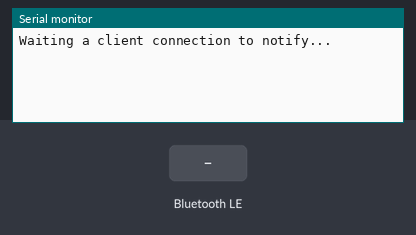
Simulated run of this sketch. Board: ESP32. On the bench: the last lines printed to the serial monitor. The inputs (shaded band) are chosen by the test bench. Nothing arrives over Bluetooth unless stated; a phone connects over Bluetooth LE 3 s after start.

Above: at 1.2 s.
1.3 s: Bluetooth LE write "1" received
At 2.0 s:
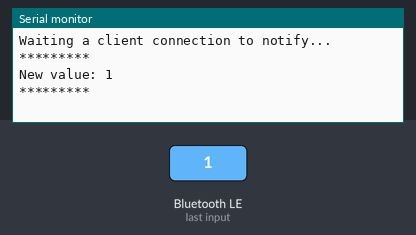
2.8 s: Bluetooth LE write "0" received
At 3.2 s:
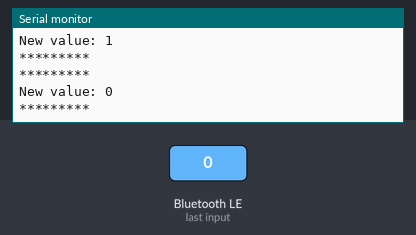
4.3 s: Bluetooth LE write "2" received
At 5.5 s:
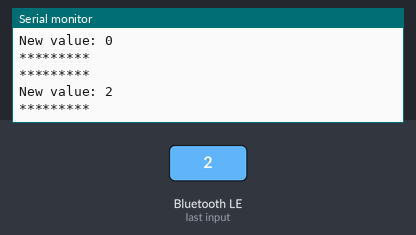

The sketch:

bartender_app.ino
```cpp
/*
    Video: https://www.youtube.com/watch?v=oCMOYS71NIU
    Based on Neil Kolban example for IDF: https://github.com/nkolban/esp32-snippets/blob/master/cpp_utils/tests/BLE%20Tests/SampleNotify.cpp
    Ported to Arduino ESP32 by Evandro Copercini
    updated by chegewara

   Create a BLE server that, once we receive a connection, will send periodic notifications.
   The service advertises itself as: 4fafc201-1fb5-459e-8fcc-c5c9c331914b
   And has a characteristic of: beb5483e-36e1-4688-b7f5-ea07361b26a8

   The design of creating the BLE server is:
   1. Create a BLE Server
   2. Create a BLE Service
   3. Create a BLE Characteristic on the Service
   4. Create a BLE Descriptor on the characteristic
   5. Start the service.
   6. Start advertising.

   A connect hander associated with the server starts a background task that performs notification
   every couple of seconds.
*/
#include <BLEDevice.h>
#include <BLEServer.h>
#include <BLEUtils.h>
#include <BLE2902.h>

BLEServer* pServer = NULL;
BLECharacteristic* pCharacteristic = NULL;
bool deviceConnected = false;
bool oldDeviceConnected = false;
uint32_t value = 30;

// See the following for generating UUIDs:
// https://www.uuidgenerator.net/

#define SERVICE_UUID        "08ec67eb-037a-42fb-8109-055f65968b61"
#define CHARACTERISTIC_UUID "9ad75a91-a408-413c-9f96-ac676716cafd"


class MyServerCallbacks: public BLEServerCallbacks {
    void onConnect(BLEServer* pServer) {
      deviceConnected = true;
      BLEDevice::startAdvertising();
    };

    void onDisconnect(BLEServer* pServer) {
      deviceConnected = false;
    }
};

class MyCharacteristicCallbacks: public BLECharacteristicCallbacks {
    void onWrite(BLECharacteristic *pCharacteristic) {
      std::string value = pCharacteristic->getValue();

      if (value.length() > 0) {
        Serial.println("*********");
        Serial.print("New value: ");
        for (int i = 0; i < value.length(); i++)
          Serial.print(value[i]);

        Serial.println();
        Serial.println("*********");
      }
    }
};


class SubscribeCallbacks: public BLEDescriptorCallbacks {
  public:
    void onWrite(BLEDescriptor* pDescriptor);
} subscribeCallback;


void setup() {
  Serial.begin(115200);

  // Create the BLE Device
  BLEDevice::init("ESP32");

  // Create the BLE Server
  pServer = BLEDevice::createServer();
  pServer->setCallbacks(new MyServerCallbacks());

  // Create the BLE Service
  BLEService *pService = pServer->createService(SERVICE_UUID);

  // Create a BLE Characteristic
  pCharacteristic = pService->createCharacteristic(
                      CHARACTERISTIC_UUID,
                      BLECharacteristic::PROPERTY_READ   |
                      BLECharacteristic::PROPERTY_WRITE  |
                      BLECharacteristic::PROPERTY_NOTIFY |
                      BLECharacteristic::PROPERTY_INDICATE
                    );

  // https://www.bluetooth.com/specifications/gatt/viewer?attributeXmlFile=org.bluetooth.descriptor.gatt.client_characteristic_configuration.xml
  // Create a BLE Descriptor
  BLEDescriptor* pCCCD = new BLE2902();
  pCCCD->setCallbacks(&subscribeCallback);
  pCharacteristic->addDescriptor(pCCCD);

  pCharacteristic->setCallbacks(new MyCharacteristicCallbacks());

  // Start the service
  pService->start();

  // Start advertising
  BLEAdvertising *pAdvertising = BLEDevice::getAdvertising();
  pAdvertising->addServiceUUID(SERVICE_UUID);
  pAdvertising->setScanResponse(false);
  pAdvertising->setMinPreferred(0x0);  // set value to 0x00 to not advertise this parameter
  BLEDevice::startAdvertising();
  Serial.println("Waiting a client connection to notify...");
}

void loop() {
    // notify changed value
    if (deviceConnected) {
        pCharacteristic->setValue((uint8_t*)&value, 30);
        pCharacteristic->notify();
        delay(10); // bluetooth stack will go into congestion, if too many packets are sent, in 6 hours test i was able to go as low as 3ms
    }
    // disconnecting
    if (!deviceConnected && oldDeviceConnected) {
        delay(500); // give the bluetooth stack the chance to get things ready
        pServer->startAdvertising(); // restart advertising
        Serial.println("start advertising");
        oldDeviceConnected = deviceConnected;
    }
    // connecting
    if (deviceConnected && !oldDeviceConnected) {
        // do stuff here on connecting
        oldDeviceConnected = deviceConnected;
    }
}

void SubscribeCallbacks::onWrite(BLEDescriptor* pDescriptor) {
  // do what you want
}
```

Measured:
- after the input at 1.3 s, the serial monitor: prints a new line after 0.05 s (image 1)
- after the input at 2.8 s, the serial monitor: prints a new line after 0.05 s (image 2)
- after the input at 4.3 s, the serial monitor: prints a new line after 0.05 s (image 3)
